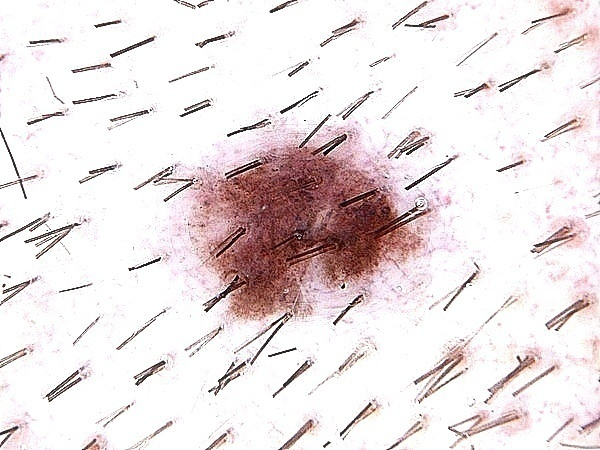
#> input picture image02.jpg, 600 x 450 px
$ python -i abcd_Features.py   (imports and definitions only)   (older library calls are emulated)
#> lines starting #> are read from the running program, lines starting #| are printed output that depends on the picture; after the words box and inside, x2 and y2 are one past the last pixel; in counts of white or black regions, pixels touching at a corner belong together
#> further down, picture is the input picture: shape (450, 600, 3); mean B, G, R 224.9, 224, 233.4
def abcd_Features(img): #image == mask
    import numpy as np
    import cv2
#    img=np.uint16(img)
    show=0
    show_entropy=1;
    show_gabor=11;

    texture_features=0
    TETHA_GABOR =[0,1]#,2,3]
    Frequency_GABOR=[0.1,0.2]#,0.3, 0.4,0.5]
    if show==1:
        print('------------------------------------------')
        print('Segmentation is done by Hamed Aghapanah ')
        print('------------------------------------------')

    #from PIL import ImageOps
    #import matplotlib as mpl
    from skimage.draw import ellipse as ellipse1
    #img = cv2.imread('image\skin (3).bmp')
#    img = cv2.imread('image/skin.bmp', -1)

    if show==1:
        # [7 lines of commented-out code are left out]

        img = cv2.imread('image\skin (3).bmp')
        #img = cv2.imread('image\image3.jpg')
        #img = cv2.imread('image\skin (1).jpg')
        img = cv2.imread('image\skin (2).jpg')
        # [7 lines of commented-out code are left out]
        img = cv2.imread('image/skin.bmp', -1)

#        cv2.imshow('sss',img)
#        cv2.waitKey(5000)
        cv2.destroyAllWindows()
    image2=img.copy()
    image2=img

    features=[]
    image0=img[:]
    img2=img.copy()
    #skin (3).bmp
    #img= cv2.resize(img, (0,0), fx=0.5, fy=0.5)
    number_element = np.nanargmax(img);#img = cv2.resize(img, (222, 248))
#> number_element = 0
    gray = cv2.cvtColor(img,cv2.COLOR_BGR2GRAY)
    ret, thresh =     cv2.threshold(gray,0,255,cv2.THRESH_BINARY_INV+cv2.THRESH_OTSU)
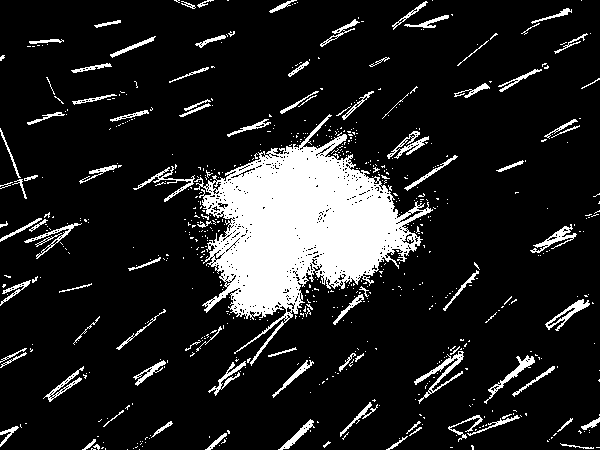
#> thresh: shape (450, 600); 13.4% white; 666 white regions (572 under 20 px), largest, box (x1, y1, x2, y2) and area: (194, 114, 433, 366) 23945, (414, 351, 464, 404) 509, (530, 224, 577, 253) 363
#> ret = 171
    # Remove hair with opening
    kernel = np.ones((10,10),np.uint8)
    opening1 = cv2.morphologyEx(thresh,cv2.MORPH_OPEN,kernel, iterations = 2)
#> opening1: shape (450, 600); 5% white; 1 white region, box (x1, y1, x2, y2) and area: (239, 164, 397, 308) 13532
    opening = cv2.morphologyEx(opening1,cv2.MORPH_CLOSE,kernel, iterations = 2)
#> opening: shape (450, 600); 5.3% white; 1 white region, box (x1, y1, x2, y2) and area: (241, 166, 399, 310) 14231
    # Combine surrounding noise with ROI
    kernel = np.ones((2,2),np.uint8)
    dilate = cv2.dilate(opening,kernel,iterations=3)
#> dilate: shape (450, 600); 5.6% white; 1 white region, box (x1, y1, x2, y2) and area: (241, 166, 402, 313) 15239
    # Blur the image for smoother ROI
    blur = cv2.blur(dilate,(15,15))
    # Perform another OTSU threshold and search for biggest contour
    ret, thresh =cv2.threshold(blur,0,255,cv2.THRESH_BINARY+cv2.THRESH_OTSU)
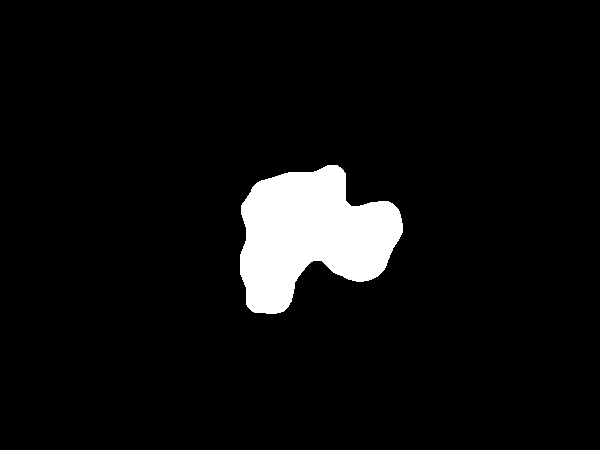
#> thresh: shape (450, 600); 5.8% white; 1 white region
#> ret = 117
# [10 lines of commented-out code are left out]
    contours, hierarchy = cv2.findContours(thresh,cv2.RETR_TREE,cv2.CHAIN_APPROX_NONE)
#> contours = 1 contour; box (x1, y1, x2, y2) and area: (240, 165, 403, 314) 15288
    cnt = max(contours, key=cv2.contourArea)
#> cnt = contour of 512 points, box (x1, y1, x2, y2) (240, 165, 403, 314), area 15288
    #ssss = contours.shape
    # Create a new mask for the result image
    h, w = img.shape[:2]
#> h = 450; w = 600
    mask = np.zeros((h, w), np.uint8)
    # Draw the contour on the new mask and perform the bitwise operation
    cv2.drawContours(mask, [cnt],-1, 255, -1)
    res = cv2.bitwise_and(img, img, mask=mask)
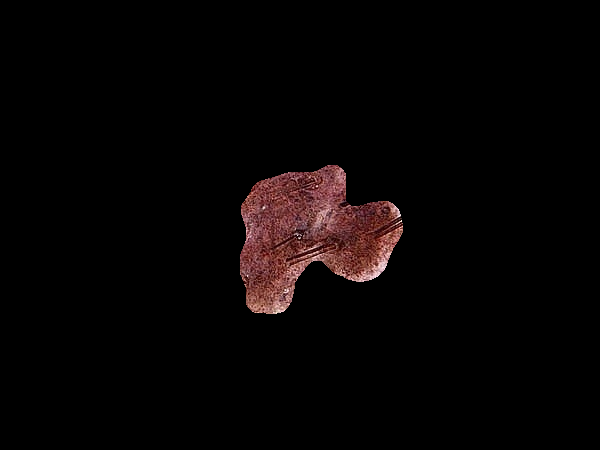
#> res: shape (450, 600, 3); mean B, G, R 3.9, 4, 7.3
    len_contours = len(contours)
#> len_contours = 1

    # [5 lines of commented-out code are left out]
    ss=[]
    for i in range(len_contours):
        ccc=contours[i]
        ss=np.append(ss,len(ccc))
#> this loop made 1 pass
#> ss on pass 1: [512]

    ss_max = np.max(ss)
#> ss_max = 512
    countour_cnt =np.where( ss >= ss_max )
#> countour_cnt = ([0],)
    if show==1:
        print(countour_cnt)
    #print('ss_max',ss_max)
    #countour_cnt=
    try:
        x=np.int(countour_cnt[0])
#> x = 0
    except:x=0
    if show==1:
        print(x)
    xx=1;xx=x
#> after `xx = x`: xx = 0
    cnt1 = contours[xx]
#> cnt1 has the same summary as cnt
    cnt = contours[xx]

    # =============================================================================
    # features
    # =============================================================================
    if show==1:
        print('--------------------------------------------------------------')
        print('ABCD features')
        print('--------------------------------------------------------------')

    M = cv2.moments(cnt)
#> M = moments, m00 15288, centre m10/m00, m01/m00 = (310.2, 234.5)
    cx = int(M['m10']/M['m00'])
#> cx = 310
    cy = int(M['m01']/M['m00'])
#> cy = 234
    area = cv2.contourArea(cnt)
#> area = 15288
    perimeter = cv2.arcLength(cnt,True)
#> perimeter = 582.4
    epsilon = 0.1*cv2.arcLength(cnt,True)
#> epsilon = 58.24
    approx = cv2.approxPolyDP(cnt,epsilon,True)
#> approx = [[398, 209], [257, 182], [247, 306]]
    #hull = cv2.convexHull(points[, hull[, clockwise[, returnPoints]]
    hull = cv2.convexHull(cnt)
#> hull = contour of 31 points, box (x1, y1, x2, y2) (240, 165, 403, 314), area 18098
    #7. Bounding Rectangle
    #There are two types of bounding rectangles.
    #7.a. Straight Bounding Rectangle
    #It is a straight rectangle, it doesn't consider the rotation of the object. So area of the bounding rectangle won't be minimum. It is found by the function cv2.boundingRect().
    #
    #Let (x,y) be the top-left coordinate of the rectangle and (w,h) be its width and height.
    x,y,w,h = cv2.boundingRect(cnt)
#> x = 240; y = 165; w = 163; h = 149
    #cv2.rectangle(img,(x,y),(x+w,y+h),(0,255,0),2)
    #7.b. Rotated Rectangle
    #Here, bounding rectangle is drawn with minimum area, so it considers the rotation also. The function used is cv2.minAreaRect(). It returns a Box2D structure which contains following detals - ( center (x,y), (width, height), angle of rotation ). But to draw this rectangle, we need 4 corners of the rectangle. It is obtained by the function cv2.boxPoints()
    rect = cv2.minAreaRect(cnt)
#> rect = ((314.9, 232.5), (173.5, 131.8), -16.93)
    box = cv2.boxPoints(rect)
#> box = [[251.1, 320.8], [212.7, 194.7], [378.7, 144.2], [417.1, 270.3]]
    box = np.int0(box)
#> box = [[251, 320], [212, 194], [378, 144], [417, 270]]
    if show==1:
        cv2.drawContours(img,[box],0,(0,0,255),2)
    #Both the rectangles are shown in a single image. Green rectangle shows the normal bounding rect. Red rectangle is the rotated rect.
    #boundingrect.png
    #image
    #8. Minimum Enclosing Circle
    #Next we find the circumcircle of an object using the function cv2.minEnclosingCircle(). It is a circle which completely covers the object with minimum area.
    (x,y),radius = cv2.minEnclosingCircle(cnt)
#> x = 317.2; y = 249.3; radius = 90.28
    center = (int(x),int(y))
#> center = (317, 249)
    radius = int(radius)
#> radius = 90
    #cv2.circle(img,center,radius,(0,255,0),2)
    #circumcircle.png
    #image
    #9. Fitting an Ellipse
    #Next one is to fit an ellipse to an object. It returns the rotated rectangle in which the ellipse is inscribed.
    ellipse = cv2.fitEllipse(cnt)
#> ellipse = ((309.7, 236.6), (132.9, 170.1), 70.17)
    (x1,y1),(MA,ma),angle= cv2.fitEllipse(cnt)
#> x1 = 309.7; y1 = 236.6; MA = 132.9; ma = 170.1; angle = 70.17
    if show==1:
        cv2.ellipse(img,ellipse,(0,255,255),2)
    #fitellipse.png
    #image
    #10. Fitting a Line
    #Similarly we can fit a line to a set of points. Below image contains a set of white points. We can approximate a straight line to it.
    rows,cols = img.shape[:2]
#> rows = 450; cols = 600
    [vx,vy,x,y] = cv2.fitLine(cnt, cv2.DIST_L2,0,0.01,0.01)
#> vx = [0.908]; vy = [-0.419]; x = [311.6]; y = [236.7]
    lefty = int((-x*vy/vx) + y)
#> lefty = 380
    righty = int(((cols-x)*vy/vx)+y)
#> righty = 103

    if show==1:
        cv2.line(img,(cols-1,righty),(0,lefty),(200,255,60),2)

    Asymmetrical1=np.fix(10000*area/(radius*number_element))
#> Asymmetrical1 = inf
    Asymmetrical2=np.fix(10000*area/(epsilon*number_element))
#> Asymmetrical2 = inf

    h, w = img.shape[:2]
#> h = 450; w = 600
    ellipse0= np.zeros((h, w), dtype=np.uint8)
    rr, cc = ellipse1( y1,x1, MA/2, ma/2, rotation=np.deg2rad(90-angle))
#> rr = 17754 values from 168 to 305; cc = 17754 values, max 392 at index 5781, min 227 at index 9515, mean 309.7
    print('rr',rr,'cc',cc)
#> (printed output is left out)
    if rr[0]>=1 and cc[0]>=1:
        ellipse0[rr, cc] = 1
        #cv2.imshow('ellipse0',ellipse0)
        #skimage.draw.ellipse(r, c, r_radius, c_radius, shape=None, rotation=0.0)
        inside =(np.max(mask)-mask)*ellipse0
#> inside: shape (450, 600); 1.3% white; 4 white regions, box (x1, y1, x2, y2) and area: (289, 261, 363, 306) 1845, (344, 171, 387, 206) 888, (227, 209, 246, 288) 839, (298, 168, 321, 172) 48
        #cv2.imshow('inside',inside)
        outside= mask*(1-ellipse0)
#> outside: shape (450, 600); 0.52% white; 4 white regions, box (x1, y1, x2, y2) and area: (366, 201, 403, 281) 572, (246, 289, 289, 314) 528, (241, 172, 294, 208) 252, (323, 165, 343, 170) 59
    else:
        inside=10
        outside=30
    #cv2.imshow('outside',outside)
    Border1=(outside+inside)
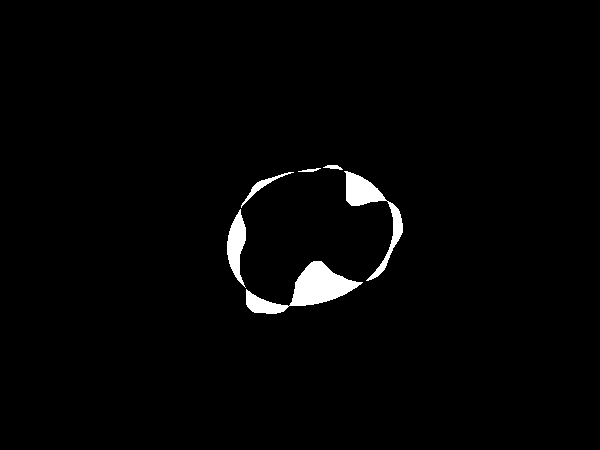
#> Border1: shape (450, 600); 1.9% white; 6 white regions, box (x1, y1, x2, y2) and area: (246, 261, 363, 314) 2373, (344, 171, 403, 281) 1460, (227, 209, 246, 288) 839, (241, 172, 294, 208) 252, (323, 165, 343, 170) 59, (298, 168, 321, 172) 48

    #if show==1:
    #    cv2.imshow('Border1',Border1)
    Border=np.fix(1000*np.mean(Border1)/np.mean(mask))/1000
#> Border = 0.323
    Color1=0.85*np.fix(100000*np.mean(img2[:,:,0])/(np.mean(img2[:,:,1]) *np.mean(img2[:,:,2])))/1000
#> Color1 = 0.365
    Diameter1=np.fix(1000*radius/np.max([h,w]))/300
#> Diameter1 = 0.5
    #cv2.imshow('s2',img)


    Diameter=Diameter1*(3)
#> Diameter = 1.5
    if show==1:

        print ('Asym=',Asymmetrical1,'(index), Asym2=',Asymmetrical2,'(index)')
        print ('Border=',Border,'(index)')
        print ('Color=',Color1)
        print ('Diameter=',Diameter,' cm')

    features.append((Asymmetrical1/15))
    features.append((Border))
    features.append((Color1))
    features.append((Diameter))

    #print ('Evolution =',Evolution )


    x0=box[0,0];y0=box[0,1]
#> after `x0 = box[0, 0]`: x0 = 251
#> after `y0 = box[0, 1]`: y0 = 320
    x1=box[1,0];y1=box[1,1]
#> after `x1 = box[1, 0]`: x1 = 212
#> after `y1 = box[1, 1]`: y1 = 194
    x2=box[2,0];y2=box[2,1]
#> after `x2 = box[2, 0]`: x2 = 378
#> after `y2 = box[2, 1]`: y2 = 144
    x3=box[3,0];y3=box[3,1]
#> after `x3 = box[3, 0]`: x3 = 417
#> after `y3 = box[3, 1]`: y3 = 270
    #print('box = ',box)
    x00=np.min([x0,x1,x2,x3])
#> x00 = 212
    y00=np.min([y0,y1,y2,y3])
#> y00 = 144
    x11=np.max([x0,x1,x2,x3])
#> x11 = 417
    y11=np.max([y0,y1,y2,y3])
#> y11 = 320
    #temp[y00:y11,x00:x11,:]=0
    temp=img2[y00:y11,x00:x11,:]
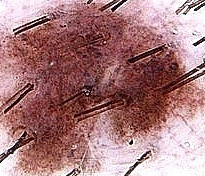
#> temp: shape (176, 205, 3); mean B, G, R 124.7, 122.8, 167.7
    if show==1:
        cv2.imshow('coped image',temp)

        for i in range(1):
        #while (1):
            cv2.drawContours(img,[cnt1],-1,(0,255,255),1),cv2.imshow("contour", img),cv2.waitKey(100)
            cv2.drawContours(img,[cnt1],-1,(255,0,255),2),cv2.imshow("contour", img),cv2.waitKey(100)
            cv2.drawContours(img,[cnt1],-1,(255,255,0),3),cv2.imshow("contour", img),cv2.waitKey(100)
            cv2.drawContours(img,[cnt1],-1,(255,0,0),4),cv2.imshow("contour", img),cv2.waitKey(100)
            cv2.drawContours(img,[cnt1],-1,(0,0,255),5),cv2.imshow("contour", img),cv2.waitKey(100)
            cv2.drawContours(img,[cnt1],-1,(0,255,0),0),cv2.imshow("contour", img),cv2.waitKey(100)
#            k = cv2.waitKey(1) #& 0xFF

    if show==1:
        print('score : ')
    croped_image=temp.copy()


    # =============================================================================
    # GLCM Features
    # =============================================================================
    fea_glcm=[]
    temp=croped_image.copy()
    #import matplotlib.pyplot as plt
    if show==1:
        print('--------------------------------------------------------------')
        print('GLCM features')
        print('--------------------------------------------------------------')
    from skimage.feature import greycomatrix, greycoprops
    #from skimage import data
    PATCH_SIZE = 21
    patch=temp[:,:,0]
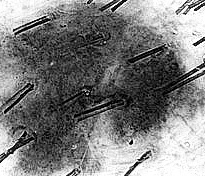
#> patch: shape (176, 205); min 0, max 255, mean 124.7
    glcm = greycomatrix(patch, [5], [0], 256, symmetric=True, normed=True)
    g1=(glcm[:,:,0,0])
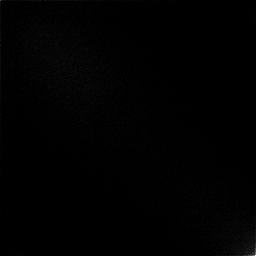
#> g1: shape (256, 256) float64; min 0, max 0.00264, mean 1.53e-05; drawn with min black and max white
    #cv2.imshow('g1',g1)
    dissimilarity=(greycoprops(glcm, 'dissimilarity')[0, 0])
#> dissimilarity = 38.83
    dissimilarity=np.fix(dissimilarity*100)/100
    if show==1:
        print('dissimilarity=',dissimilarity)
    fea_glcm.append((dissimilarity))
    features.append((dissimilarity))

    correlation=(greycoprops(glcm, 'correlation')[0, 0])
#> correlation = 0.737
    correlation=np.fix(correlation*100)/100
#> correlation = 0.73
    if show==1:
        print('correlation=',correlation)
    fea_glcm.append((correlation))
    features.append((correlation))

    energy=(greycoprops(glcm, 'energy')[0, 0])
#> energy = 0.00887
    energy=np.fix(energy*100)/100
#> energy = 0
    if show==1:
        print('energy=',energy);
    fea_glcm.append((energy))
    features.append((energy))


    homogeneity=(greycoprops(glcm, 'homogeneity')[0, 0])
#> homogeneity = 0.0407
    homogeneity=np.fix(homogeneity*100)/100
#> homogeneity = 0.04
    if show==1:
        print('homogeneity=',homogeneity)
    fea_glcm.append((homogeneity))
    features.append((homogeneity))


    ASM=(greycoprops(glcm, 'ASM')[0, 0])
#> ASM = 7.87e-05
    ASM=np.fix(ASM*100)/100
#> ASM = 0
    if show==1:
        print('ASM=',ASM)
    fea_glcm.append((ASM))
    features.append((ASM))


    contrast=(greycoprops(glcm, 'contrast')[0, 0])
#> contrast = 3148.1
    contrast=np.fix(contrast*100)/100
    if show==1:
        print('contrast=',contrast)
    features.append((contrast))

    fea_glcm.append((contrast))
    #fea_glcm = np.ravel(fea_glcm)
    #fea_glcm=np.transpose(fea_glcm)
    #features.append((fea_glcm))
    if show==1:
        print('fea_glcm',fea_glcm)

        print('')
        print('')
        cv2.waitKey(0)
        cv2.destroyAllWindows()

    # [31 lines of commented-out code are left out]
    if show==1:
        print('--------------------------------------------------------------')
        print('Gabor features')
        print('--------------------------------------------------------------')
    temp=croped_image.copy()
    import cv2
    import matplotlib.pyplot as plt
    import numpy as np
    from scipy import ndimage as ndi
    fea_ga=features
#> fea_ga = [inf, 0.323, 0.365, 1.5, 38.83, 0.73, 0, 0.04, 0, 3148.1]

    from skimage import data
    from skimage.util import img_as_float
    from skimage.filters import gabor_kernel
    # [7 lines left out: function compute_feats, not called in this run]


    kernels = []
    for theta in range(4):
        theta = theta / 4. * np.pi
        for sigma in (1, 3):
            for frequency in (0.05, 0.25):
                kernel = np.real(gabor_kernel(frequency, theta=theta,
                                              sigma_x=sigma, sigma_y=sigma))
                kernels.append(kernel)


    shrink = (slice(0, None, 3), slice(0, None, 3))
#> (the run stopped early here; a loop or call above may not have finished)
